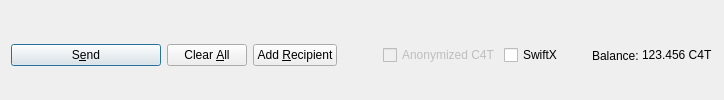
         <widget class="QFrame" name="frame_Send">
          <layout class="QHBoxLayout" name="horizontalLayout">
           <property name="bottomMargin">
            <number>0</number>
           </property>
           <item>
            <widget class="QPushButton" name="sendButton">
             <property name="minimumSize">
              <size>
               <width>150</width>
               <height>0</height>
              </size>
             </property>
             <property name="toolTip">
              <string>Confirm the send action</string>
             </property>
             <property name="text">
              <string>S&amp;end</string>
             </property>
             <property name="icon">
              <iconset resource="../C4T.qrc">
               <normaloff>:/icons/send</normaloff>:/icons/send</iconset>
             </property>
             <property name="autoDefault">
              <bool>false</bool>
             </property>
             <property name="default">
              <bool>true</bool>
             </property>
            </widget>
           </item>
           <item>
            <widget class="QPushButton" name="clearButton">
             <property name="sizePolicy">
              <sizepolicy hsizetype="Minimum" vsizetype="Fixed">
               <horstretch>0</horstretch>
               <verstretch>0</verstretch>
              </sizepolicy>
             </property>
             <property name="toolTip">
              <string>Clear all fields of the form.</string>
             </property>
             <property name="text">
              <string>Clear &amp;All</string>
             </property>
             <property name="icon">
              <iconset resource="../C4T.qrc">
               <normaloff>:/icons/remove</normaloff>:/icons/remove</iconset>
             </property>
             <property name="autoDefault">
              <bool>false</bool>
             </property>
            </widget>
           </item>
           <item>
            <widget class="QPushButton" name="addButton">
             <property name="toolTip">
              <string>Send to multiple recipients at once</string>
             </property>
             <property name="text">
              <string>Add &amp;Recipient</string>
             </property>
             <property name="icon">
              <iconset resource="../C4T.qrc">
               <normaloff>:/icons/add</normaloff>:/icons/add</iconset>
             </property>
             <property name="autoDefault">
              <bool>false</bool>
             </property>
            </widget>
           </item>
           <item>
            <spacer name="horizontalSpacer">
             <property name="orientation">
              <enum>Qt::Horizontal</enum>
             </property>
             <property name="sizeHint" stdset="0">
              <size>
               <width>40</width>
               <height>20</height>
              </size>
             </property>
            </spacer>
           </item>
           <item>
            <layout class="QHBoxLayout" name="horizontalLayout_2">
             <property name="spacing">
              <number>3</number>
             </property>
             <item>
              <widget class="QCheckBox" name="checkzC4T">
               <property name="enabled">
                <bool>false</bool>
               </property>
               <property name="text">
                <string>Anonymized C4T</string>
               </property>
              </widget>
             </item>
             <item>
              <widget class="QCheckBox" name="checkSwiftTX">
               <property name="enabled">
                <bool>true</bool>
               </property>
               <property name="minimumSize">
                <size>
                 <width>85</width>
                 <height>0</height>
                </size>
               </property>
               <property name="text">
                <string>SwiftX</string>
               </property>
              </widget>
             </item>
             <item>
              <widget class="QLabel" name="label">
               <property name="text">
                <string>Balance:</string>
               </property>
              </widget>
             </item>
             <item>
              <widget class="QLabel" name="labelBalance">
               <property name="sizePolicy">
                <sizepolicy hsizetype="Preferred" vsizetype="Fixed">
                 <horstretch>0</horstretch>
                 <verstretch>0</verstretch>
                </sizepolicy>
               </property>
               <property name="cursor">
                <cursorShape>IBeamCursor</cursorShape>
               </property>
               <property name="text">
                <string notr="true">123.456 C4T</string>
               </property>
               <property name="textInteractionFlags">
                <set>Qt::LinksAccessibleByMouse|Qt::TextSelectableByKeyboard|Qt::TextSelectableByMouse</set>
               </property>
              </widget>
             </item>
            </layout>
           </item>
          </layout>
         </widget>
